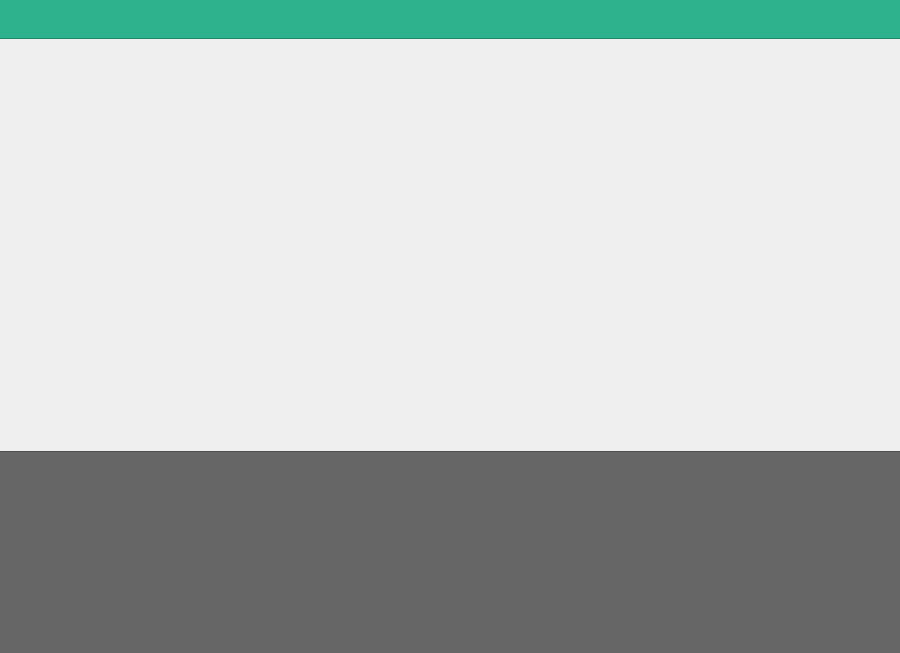
<?xml version="1.0" encoding="UTF-8"?>
<ui version="4.0">
 <class>ServerUI</class>
 <widget class="QMainWindow" name="ServerUI">
  <property name="geometry">
   <rect>
    <x>0</x>
    <y>0</y>
    <width>900</width>
    <height>653</height>
   </rect>
  </property>
  <property name="windowTitle">
   <string>MainWindow</string>
  </property>
  <property name="styleSheet">
   <string notr="true"/>
  </property>
  <widget class="QWidget" name="centralwidget">
   <widget class="QWidget" name="verticalLayoutWidget">
    <property name="geometry">
     <rect>
      <x>-1</x>
      <y>-1</y>
      <width>904</width>
      <height>670</height>
     </rect>
    </property>
    <layout class="QVBoxLayout" name="verticalLayout">
     <property name="spacing">
      <number>6</number>
     </property>
     <item>
      <widget class="QFrame" name="gameStatus">
       <property name="sizePolicy">
        <sizepolicy hsizetype="Preferred" vsizetype="Fixed">
         <horstretch>0</horstretch>
         <verstretch>0</verstretch>
        </sizepolicy>
       </property>
       <property name="minimumSize">
        <size>
         <width>900</width>
         <height>40</height>
        </size>
       </property>
       <property name="styleSheet">
        <string notr="true">background-color: #2eb18d</string>
       </property>
       <property name="frameShape">
        <enum>QFrame::StyledPanel</enum>
       </property>
       <property name="frameShadow">
        <enum>QFrame::Raised</enum>
       </property>
       <layout class="QHBoxLayout" name="horizontalLayout_2"/>
      </widget>
     </item>
     <item>
      <layout class="QHBoxLayout" name="horizontalLayout">
       <property name="spacing">
        <number>0</number>
       </property>
       <item>
        <widget class="QFrame" name="p1">
         <property name="minimumSize">
          <size>
           <width>450</width>
           <height>400</height>
          </size>
         </property>
         <property name="frameShape">
          <enum>QFrame::NoFrame</enum>
         </property>
         <property name="frameShadow">
          <enum>QFrame::Plain</enum>
         </property>
         <layout class="QVBoxLayout" name="verticalLayout_3">
          <property name="spacing">
           <number>0</number>
          </property>
          <property name="leftMargin">
           <number>0</number>
          </property>
          <property name="topMargin">
           <number>0</number>
          </property>
          <property name="rightMargin">
           <number>0</number>
          </property>
          <property name="bottomMargin">
           <number>0</number>
          </property>
         </layout>
        </widget>
       </item>
       <item>
        <widget class="QFrame" name="p2">
         <property name="minimumSize">
          <size>
           <width>450</width>
           <height>400</height>
          </size>
         </property>
         <property name="frameShape">
          <enum>QFrame::NoFrame</enum>
         </property>
         <property name="frameShadow">
          <enum>QFrame::Plain</enum>
         </property>
         <layout class="QVBoxLayout" name="verticalLayout_4">
          <property name="spacing">
           <number>0</number>
          </property>
          <property name="leftMargin">
           <number>0</number>
          </property>
          <property name="topMargin">
           <number>0</number>
          </property>
          <property name="rightMargin">
           <number>0</number>
          </property>
          <property name="bottomMargin">
           <number>0</number>
          </property>
         </layout>
        </widget>
       </item>
      </layout>
     </item>
     <item>
      <widget class="QListWidget" name="log">
       <property name="styleSheet">
        <string notr="true">QListWidget::item:hover{
	background-color: #42b898
}
QListWidget::item:selected {
	background-color: #2eb18d
}
QListWidget{
	background-color: #666666;
	font: 13pt &quot;Waree&quot;;
	color: #cccccc;
}
</string>
       </property>
      </widget>
     </item>
    </layout>
   </widget>
  </widget>
 </widget>
 <resources/>
 <connections/>
</ui>
